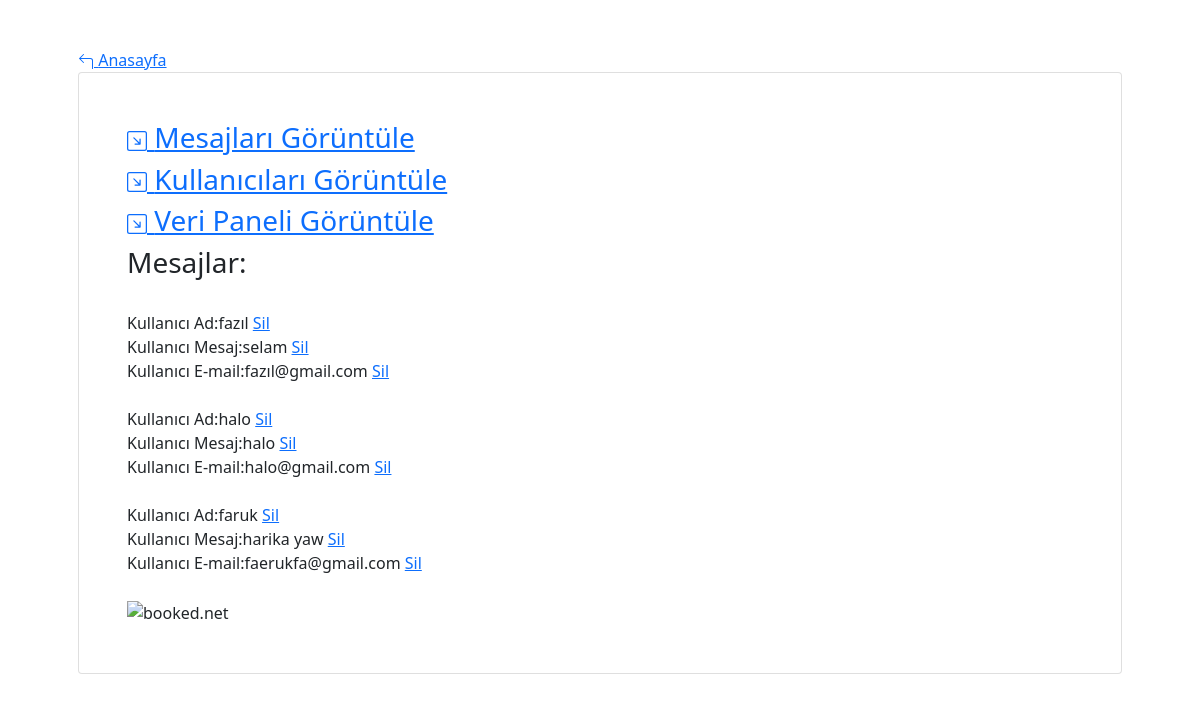
Page /uyelikgiris/adminkontrol.php on the committed database.
### tables this page shows
CREATE TABLE `kullanici_mesajlari_tablo` (
  `id` int(11) NOT NULL,
  `kullanici_adisoyadi` varchar(50) NOT NULL,
  `kullanici_mesaj` varchar(500) NOT NULL,
  `e_mail` varchar(50) NOT NULL
);

### uyelikgiris/adminkontrol.php (the view, shortened to what this page needs)
<!doctype html>
<html lang="tr">
  <head>
    <link href="https://cdn.jsdelivr.net/npm/bootstrap@5.1.3/dist/css/bootstrap.min.css" rel="stylesheet">
  </head>
  <body>
    <div class="container p-5">
                <a href="http://localhost/internet-programming-butunleme/ks_sport_(kisporlari)/" class="button"> Anasayfa</a>
            <div class="card p-5">
<div>
<a href="adminkontrol.php"><H3> Mesajları Görüntüle</H3></a>
<a href="adminkullanicikontrol.php"><H3> Kullanıcıları Görüntüle</H3></a>
<a href="veripaneli.php"><H3> Veri Paneli Görüntüle</H3></a>
</div>
                    <form action="" method="POST">
                    <H3>Mesajlar:</H3><br>
<?php
$servername="localhost";
$username="root";
$password="";
$dbname="ks_sport";
$conn=new mysqli($servername,$username,$password,$dbname);
    $bul="SELECT * FROM kullanici_mesajlari_tablo /*WHERE kullanici_adisoyadi='$aranan'*/";
    $kayit=$conn->query($bul);
    if($kayit->num_rows>0)
    {
        while($satir=$kayit->fetch_assoc())
        {
            echo "<tr>";
            echo "<td>"."Kullanıcı Ad:".$satir["kullanici_adisoyadi"]."  <a href=silmekrani.php?id=$satir[id]>Sil</a>"."</td>"."<br>";
            echo "<td>"."Kullanıcı Mesaj:".$satir["kullanici_mesaj"]."  <a href=silmekrani.php?id=$satir[id]>Sil</a>"."</td>"."<br>";
            echo "<td>"."Kullanıcı E-mail:".$satir["e_mail"]."  <a href=silmekrani.php?id=$satir[id]>Sil</a>"."</td>"."<br>";
            echo "</tr>"."<br>";
        }
    }
?>
  <img src="https://w.bookcdn.com/weather/picture/3_37312_1_21_137AE9_160_ffffff_333333_08488D_1_ffffff_333333_0_6.png?scode=&domid=765&anc_id=78855"
  alt="booked.net"/>
</form>
</div>
</div>
</body>
</html>

### rows in the picture
kullanici_mesajlari_tablo: kullanici_adisoyadi "fazıl", kullanici_mesaj "selam", e_mail "fazıl@gmail.com"
kullanici_mesajlari_tablo: kullanici_adisoyadi "halo", kullanici_mesaj "halo", e_mail "halo@gmail.com"
kullanici_mesajlari_tablo: kullanici_adisoyadi "faruk", kullanici_mesaj "harika yaw", e_mail "faerukfa@gmail.com"
